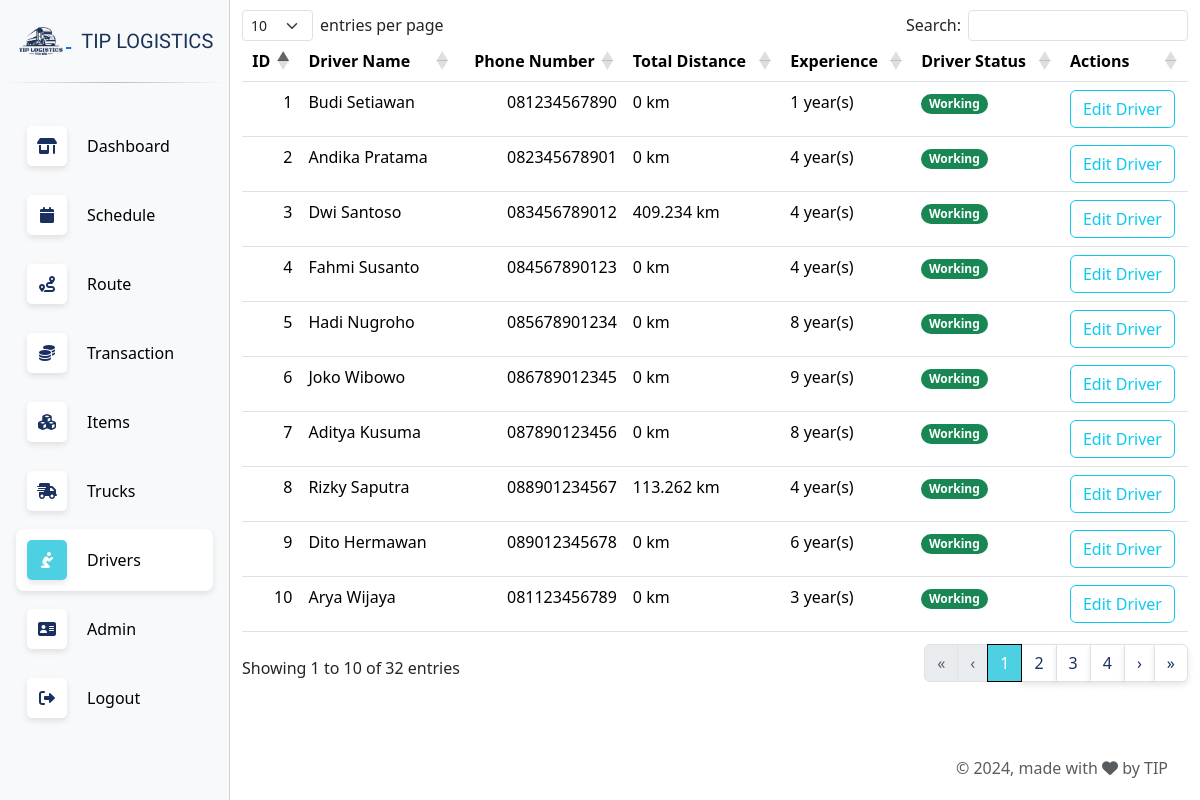
Screenshot of /drivers.php (signed in) with the database file from the repository.
### tables this page shows
CREATE TABLE IF NOT EXISTS `driver` (
  `id` int(11) NOT NULL AUTO_INCREMENT,
  `driver_name` varchar(45) NOT NULL,
  `phone_number` varchar(12) NOT NULL,
  `total_distance` float NOT NULL,
  `experience` int(11) NOT NULL,
  `driver_status` tinyint(1) NOT NULL,
  PRIMARY KEY (`id`)
);

### drivers.php (the view, shortened to what this page needs)
<?php
require "connect.php";
?>
<!DOCTYPE html>
<html lang="en">
<head>
    <?php include('head.php'); ?>
</head>
<body>
    <?php
      include('navbar.php');
    ?>
    <div class="main-content">
      <div class="container">
        <table class="table table-hover fixed-size-table table-generate" id="table-driver">
          <thead>
            <tr>
                <th>ID</th>
                <th>Driver Name</th>
                <th>Phone Number</th>
                <th>Total Distance</th>
                <th>Experience</th>
                <th>Driver Status</th>
                <th>Actions</th>
            </tr>
          </thead>
          <tbody>
            <?php
            $sql_driver = "SELECT * FROM `driver`;";
            $result_driver = mysqli_query($con, $sql_driver);
            if (mysqli_num_rows($result_driver) > 0) {
                while($row = mysqli_fetch_assoc($result_driver)) {
                    echo "<tr>
                        <td>{$row['id']}</td>
                        <td>{$row['driver_name']}</td>
                        <td>{$row['phone_number']}</td>
                        <td>{$row['total_distance']} km</td>
                        <td>{$row['experience']} year(s)</td>
                        <td>";
                          if ($row['driver_status'] == 1){
                            echo '<span class="badge rounded-pill text-bg-success">Working</span>';
                          } else if ($row['driver_status'] == 2){
                            echo '<span class="badge rounded-pill text-bg-warning">On Leave</span>';
                          } else{
                            echo '<span class="badge rounded-pill text-bg-dark">Quit</span>';
                          }
                          echo "</td>
                        <td>
                          <button class='btn btn-outline-info' onclick=\"showEditForm('{$row['id']}', '{$row['driver_name']}', '{$row['phone_number']}', '{$row['total_distance']}', '{$row['experience']}', '{$row['driver_status']}')\">Edit Driver</button>
                        </td>
                    </tr>";
                }
            }
            ?>
            </tbody>
        </table>
      </div>
    <?php
      include('footer.php');
    ?>
    </div>
</body>
</html>

### head.php (shortened to what this page needs)
<link href="https://cdn.jsdelivr.net/npm/bootstrap@5.3.3/dist/css/bootstrap.min.css" rel="stylesheet">
<link rel="stylesheet" href="https://cdn.jsdelivr.net/npm/@docsearch/css@3">
<link rel="stylesheet" href="assets/solid.min.css" type="text/css">
<link rel="stylesheet" href="assets/all.min.css" type="text/css">
<link rel="stylesheet" href="assets/style.css" type="text/css">
<link rel="stylesheet" href="https://cdnjs.cloudflare.com/ajax/libs/font-awesome/6.0.0-beta3/css/all.min.css">
<link href="https://cdn.datatables.net/v/dt/dt-2.0.3/datatables.min.css" rel="stylesheet">
<link href="assets/datatables/datatables.css" rel="stylesheet">
<link rel="stylesheet" href="https://pyscript.net/alpha/pyscript.css" />

### navbar.php (shortened to what this page needs)
<div class="offcanvas offcanvas-start bg-body-tertiary" data-bs-scroll="true" data-bs-backdrop="false" tabindex="-1" id="offcanvasScrolling" aria-labelledby="offcanvasScrollingLabel" style="width: fit-content !important;">
    <div class="offcanvas-header">
        <h5 class="offcanvas-title">
            <a href="dashboard.php">
            <img src="images/logo-bt.png" style="height: 50px; display: inline-block; vertical-align: middle;" alt="Logo" >
            <span class="button-label navbar-brand black-ops-one-regular" >
                TIP LOGISTICS
            </span></a>
        </h5>
    </div>
    <hr class="gradient-line"  style="margin-top: 0; padding-top: 0; ">
    <div class="offcanvas-body">
        <div class="d-flex flex-column align-items-start p-0">
            <div class="btn-group-vertical gap-2 w-100" role="group" aria-label="Custom Radio Buttons">
                <button type="button" class="btn btn-transparent d-flex justify-content-start align-items-center rounded-3 p-0" aria-pressed="false" onclick="toggleButton(this)">
                    <div class="btn-icon" aria-pressed="false" >
                        <i class="fa-solid fa-shop"></i>
                    </div>
                    <span class="button-label">Dashboard</span>
                </button>
                <button type="button" class="btn btn-transparent d-flex justify-content-start align-items-center rounded-3 p-0" aria-pressed="false" onclick="toggleButton(this)">
                    <div class="btn-icon">
                        <i class="fa-solid fa-calendar" aria-pressed="false"></i>
                    </div>
                    <span class="button-label">Schedule</span>
                </button>
                <button type="button" class="btn btn-transparent d-flex justify-content-start align-items-center rounded-3 p-0" aria-pressed="false" onclick="toggleButton(this)">
                    <div class="btn-icon">
                    <i class="fa-solid fa-route" aria-pressed="false"></i>
                    </div>
                    <span class="button-label">Route</span>
                </button>
                <button type="button" class="btn btn-transparent d-flex justify-content-start align-items-center rounded-3 p-0" aria-pressed="false" onclick="toggleButton(this)">
                    <div class="btn-icon">
                        <i class="fa-solid fa-coins" aria-pressed="false"></i>
                    </div>
                    <span class="button-label">Transaction</span>
                </button>
                <button type="button" class="btn btn-transparent d-flex justify-content-start align-items-center rounded-3 p-0" aria-pressed="false" onclick="toggleButton(this)">
                    <div class="btn-icon">
                        <i class="fa-solid fa-cubes" aria-pressed="false"></i>
                    </div>
                    <span class="button-label">Items</span>
                </button>
                <button type="button" class="btn btn-transparent d-flex justify-content-start align-items-center rounded-3 p-0" aria-pressed="false" onclick="toggleButton(this)">
                    <div class="btn-icon">
                        <i class="fa-solid fa-truck-fast" aria-pressed="false"></i>
                    </div>
                    <span class="button-label">Trucks</span>
                </button>
                <button type="button" class="btn btn-transparent d-flex justify-content-start align-items-center rounded-3 p-0" aria-pressed="false" onclick="toggleButton(this)">
                    <div class="btn-icon">
                        <i class="fa-solid fa-person-praying" aria-pressed="false"></i>
                    </div>
                    <span class="button-label">Drivers</span>
                </button>
                <button type="button" class="btn btn-transparent d-flex justify-content-start align-items-center rounded-3 p-0" aria-pressed="false" onclick="toggleButton(this)">
                    <div class="btn-icon">
                        <i class="fa-solid fa-address-card" aria-pressed="false"></i>
                    </div>
                    <span class="button-label">Admin</span>
                </button>
                <button type="button" class="btn btn-transparent d-flex justify-content-start align-items-center rounded-3 p-0" aria-pressed="false" onclick="toggleButton(this)">
                    <div class="btn-icon">
                        <i class="fa-solid fa-right-from-bracket" aria-pressed="false"></i>
                    </div>
                    <span class="button-label">Logout</span>
                </button>
            </div>
        </div>
    </div>
</div>

### footer.php (shortened to what this page needs)
<footer class="footer">
    <div class="container-fluid">
        <div class="row align-items-end justify-content-end">
            <div class="col-lg-6 mb-lg-0 mb-4">
                <div class="copyright text-end text-sm text-muted text-lg-end">
                © 2024,
                made with <i class="fa fa-heart"></i> by TIP
                </div>
            </div>
        </div>
    </div>
</footer>

### assets/style.css (style rules this page uses)
.offcanvas-header { display: flex; align-items: center; margin:0; }
.offcanvas-body { overflow-y: auto; scrollbar-width: thin; }
.gradient-line { background: radial-gradient(circle at center, #000000 0%, #ffffff 100%); height: 1px; border: none; }
.black-ops-one-regular { font-family: "Black Ops One", system-ui; font-weight: 400; font-style: normal; color: #1A3358; display: inline-block; vertical-align: middle; }
.btn-transparent { background-color: transparent !important; border-color: transparent !important; color: #000; }
.btn-transparent.active, .btn-transparent:hover { background-color: rgba(255, 255, 255, 1) !important; color: #000; box-shadow: 0px 3px 6px rgba(0, 0, 0, 0.1); }
.button-label { margin-left: 10px; }
.btn-icon { display: flex; align-items: center; justify-content: center; width: 40px; height: 40px; border-radius: 5px; margin: 10px; }
.btn-icon.active { background-color: #4DD0E1; color: white; box-shadow: 0px 3px 6px rgba(0, 0, 0, 0.1); }
.btn-icon:not(.active) { background-color: white; color: #1A315F; box-shadow: 0px 3px 6px rgba(0, 0, 0, 0.1); }
.btn-icon i { display: block; margin: 0; }
#table-unscheduled, #table-on-going, #table-completed, #table-items, #table-1best, #table-2best, #table-3best, #table-driver { min-width: 100%; width: 100%; }
th, td { white-space: nowrap; }
.main-content { display: flex; flex-direction: column; min-height: 100vh; }
.footer { flex-shrink: 0; margin-top: auto; margin-right: 20px; padding-bottom: 20px; padding: 20px 0; text-align: center; }

### assets/datatables/datatables.css (style rules this page uses)
:root { --dt-row-selected: 13, 110, 253; --dt-row-selected-text: 255, 255, 255; --dt-row-selected-link: 9, 10, 11; --dt-row-stripe: 0, 0, 0; --dt-row-hover: 0, 0, 0; --dt-column-ordering: 0, 0, 0; --dt-html-background: white; }
table.dataTable thead > tr > th.dt-orderable-asc, table.dataTable thead > tr > th.dt-orderable-desc, table.dataTable thead > tr > th.dt-ordering-asc, table.dataTable thead > tr > th.dt-ordering-desc, table.dataTable thead > tr > td.dt-orderable-asc, table.dataTable thead > tr > td.dt-orderable-desc, table.dataTable thead > tr > td.dt-ordering-asc, table.dataTable thead > tr > td.dt-ordering-desc { position: relative; padding-right: 30px; }
table.dataTable thead > tr > th.dt-orderable-asc, table.dataTable thead > tr > th.dt-orderable-desc, table.dataTable thead > tr > td.dt-orderable-asc, table.dataTable thead > tr > td.dt-orderable-desc { cursor: pointer; }
table.dataTable th, table.dataTable td { box-sizing: border-box; }
table.dataTable th.dt-type-numeric, table.dataTable th.dt-type-date, table.dataTable td.dt-type-numeric, table.dataTable td.dt-type-date { text-align: right; }
table.dataTable thead th, table.dataTable thead td, table.dataTable tfoot th, table.dataTable tfoot td { text-align: left; }
table.table.dataTable { clear: both; margin-bottom: 0; max-width: none; border-spacing: 0; }
table.table.dataTable > :not(caption) > * > * { background-color: transparent; }
table.table.dataTable > tbody > tr { background-color: transparent; }

### rows the page displays
driver: id "1", driver_name "Budi Setiawan", phone_number "081234567890", total_distance "0", experience "1", driver_status "Working"
driver: id "2", driver_name "Andika Pratama", phone_number "082345678901", total_distance "0", experience "4", driver_status "Working"
driver: id "3", driver_name "Dwi Santoso", phone_number "083456789012", total_distance "409.234", experience "4", driver_status "Working"
driver: id "4", driver_name "Fahmi Susanto", phone_number "084567890123", total_distance "0", experience "4", driver_status "Working"
driver: id "5", driver_name "Hadi Nugroho", phone_number "085678901234", total_distance "0", experience "8", driver_status "Working"
driver: id "6", driver_name "Joko Wibowo", phone_number "086789012345", total_distance "0", experience "9", driver_status "Working"
driver: id "7", driver_name "Aditya Kusuma", phone_number "087890123456", total_distance "0", experience "8", driver_status "Working"
driver: id "8", driver_name "Rizky Saputra", phone_number "088901234567", total_distance "113.262", experience "4", driver_status "Working"
driver: id "9", driver_name "Dito Hermawan", phone_number "089012345678", total_distance "0", experience "6", driver_status "Working"
driver: id "10", driver_name "Arya Wijaya", phone_number "081123456789", total_distance "0", experience "3", driver_status "Working"
